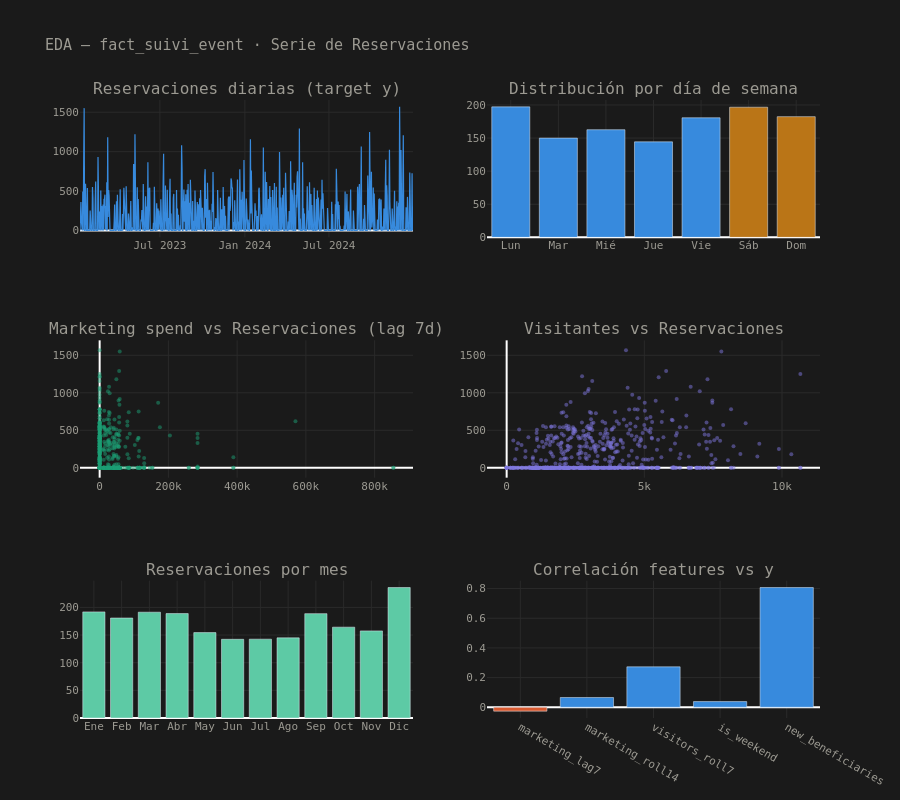

The cell this chart's notebook holds for it:
### Markdown cell above
## 06 · EDA — Exploración Visual

### Code cell
fig = make_subplots(
    rows=3, cols=2,
    subplot_titles=[
        'Reservaciones diarias (target y)',
        'Distribución por día de semana',
        'Marketing spend vs Reservaciones (lag 7d)',
        'Visitantes vs Reservaciones',
        'Reservaciones por mes',
        'Correlación features vs y',
    ]
)

DOW_NAMES = ['Lun','Mar','Mié','Jue','Vie','Sáb','Dom']

# 1 · Serie histórica
fig.add_trace(go.Scatter(
    x=df_feat['ds'], y=df_feat['y'],
    mode='lines', line=dict(color='#378ADD', width=1.2),
    name='reservaciones'
), row=1, col=1)

# 2 · Box por día de semana
dow_means = df_feat.groupby('dow')['y'].mean().reset_index()
fig.add_trace(go.Bar(
    x=[DOW_NAMES[d] for d in dow_means['dow']],
    y=dow_means['y'],
    marker_color=['#BA7517' if d >= 5 else '#378ADD' for d in dow_means['dow']],
    showlegend=False
), row=1, col=2)

# 3 · Marketing lag vs y
fig.add_trace(go.Scatter(
    x=df_feat['marketing_lag7'], y=df_feat['y'],
    mode='markers', marker=dict(color='#1D9E75', size=4, opacity=0.5),
    showlegend=False
), row=2, col=1)

# 4 · Visitantes vs y
fig.add_trace(go.Scatter(
    x=df_feat['visitors_roll7'], y=df_feat['y'],
    mode='markers', marker=dict(color='#7F77DD', size=4, opacity=0.5),
    showlegend=False
), row=2, col=2)

# 5 · Box por mes
month_means = df_feat.groupby('month')['y'].mean().reset_index()
MONTHS = ['Ene','Feb','Mar','Abr','May','Jun','Jul','Ago','Sep','Oct','Nov','Dic']
fig.add_trace(go.Bar(
    x=[MONTHS[m-1] for m in month_means['month']],
    y=month_means['y'],
    marker_color='#5DCAA5', showlegend=False
), row=3, col=1)

# 6 · Correlaciones
feat_cols = ['marketing_lag7','marketing_roll14','visitors_roll7','is_weekend','new_beneficiaries']
corrs = [df_feat[c].corr(df_feat['y']) for c in feat_cols]
colors = ['#378ADD' if c >= 0 else '#D85A30' for c in corrs]
fig.add_trace(go.Bar(
    x=feat_cols, y=corrs,
    marker_color=colors, showlegend=False
), row=3, col=2)

fig.update_layout(
    height=800,
    title_text='EDA — fact_suivi_event · Serie de Reservaciones',
    paper_bgcolor='#1a1a1a',
    plot_bgcolor='#1a1a1a',
    font=dict(color='#9c9a92', family='monospace', size=11),
    showlegend=False
)
fig.update_xaxes(gridcolor='#2a2a2a')
fig.update_yaxes(gridcolor='#2a2a2a')
fig.show()

### Figure 1 — Plotly figure (JSON) as saved in the notebook; plotly's stock layout.template omitted (floating-point values rounded to 4 significant figures; data arrays with more than 128 entries replaced by an {"elided": "..."} marker saying what was removed)
{"data": [{"line": {"color": "#378ADD", "width": 1.2}, "mode": "lines", "name": "reservaciones", "type": "scatter", "x": {"elided": "722 str values"}, "xaxis": "x", "y": {"elided": "722 float values"}, "yaxis": "y"}, {"marker": {"color": ["#378ADD", "#378ADD", "#378ADD", "#378ADD", "#378ADD", "#BA7517", "#BA7517"]}, "showlegend": false, "type": "bar", "x": ["Lun", "Mar", "Mié", "Jue", "Vie", "Sáb", "Dom"], "xaxis": "x2", "y": [197.1, 149.9, 162.6, 144.3, 180.6, 196.6, 182.3], "yaxis": "y2"}, {"marker": {"color": "#1D9E75", "opacity": 0.5, "size": 4}, "mode": "markers", "showlegend": false, "type": "scatter", "x": {"elided": "722 float values"}, "xaxis": "x3", "y": {"elided": "722 float values"}, "yaxis": "y3"}, {"marker": {"color": "#7F77DD", "opacity": 0.5, "size": 4}, "mode": "markers", "showlegend": false, "type": "scatter", "x": {"elided": "722 float values"}, "xaxis": "x4", "y": {"elided": "722 float values"}, "yaxis": "y4"}, {"marker": {"color": "#5DCAA5"}, "showlegend": false, "type": "bar", "x": ["Ene", "Feb", "Mar", "Abr", "May", "Jun", "Jul", "Ago", "Sep", "Oct", "Nov", "Dic"], "xaxis": "x5", "y": [192.0, 180.8, 191.4, 188.9, 154.5, 142.4, 142.6, 145.0, 188.8, 164.3, 157.6, 236.0], "yaxis": "y5"}, {"marker": {"color": ["#D85A30", "#378ADD", "#378ADD", "#378ADD", "#378ADD"]}, "showlegend": false, "type": "bar", "x": ["marketing_lag7", "marketing_roll14", "visitors_roll7", "is_weekend", "new_beneficiaries"], "xaxis": "x6", "y": [-0.02615, 0.06585, 0.2724, 0.03817, 0.807], "yaxis": "y6"}], "layout": {"annotations": [{"font": {"size": 16}, "showarrow": false, "text": "Reservaciones diarias (target y)", "x": 0.225, "xanchor": "center", "xref": "paper", "y": 1, "yanchor": "bottom", "yref": "paper"}, {"font": {"size": 16}, "showarrow": false, "text": "Distribución por día de semana", "x": 0.775, "xanchor": "center", "xref": "paper", "y": 1, "yanchor": "bottom", "yref": "paper"}, {"font": {"size": 16}, "showarrow": false, "text": "Marketing spend vs Reservaciones (lag 7d)", "x": 0.225, "xanchor": "center", "xref": "paper", "y": 0.6111, "yanchor": "bottom", "yref": "paper"}, {"font": {"size": 16}, "showarrow": false, "text": "Visitantes vs Reservaciones", "x": 0.775, "xanchor": "center", "xref": "paper", "y": 0.6111, "yanchor": "bottom", "yref": "paper"}, {"font": {"size": 16}, "showarrow": false, "text": "Reservaciones por mes", "x": 0.225, "xanchor": "center", "xref": "paper", "y": 0.2222, "yanchor": "bottom", "yref": "paper"}, {"font": {"size": 16}, "showarrow": false, "text": "Correlación features vs y", "x": 0.775, "xanchor": "center", "xref": "paper", "y": 0.2222, "yanchor": "bottom", "yref": "paper"}], "font": {"color": "#9c9a92", "family": "monospace", "size": 11}, "height": 800, "paper_bgcolor": "#1a1a1a", "plot_bgcolor": "#1a1a1a", "showlegend": false, "title": {"text": "EDA — fact_suivi_event · Serie de Reservaciones"}, "xaxis": {"anchor": "y", "domain": [0, 0.45], "gridcolor": "#2a2a2a"}, "xaxis2": {"anchor": "y2", "domain": [0.55, 1], "gridcolor": "#2a2a2a"}, "xaxis3": {"anchor": "y3", "domain": [0, 0.45], "gridcolor": "#2a2a2a"}, "xaxis4": {"anchor": "y4", "domain": [0.55, 1], "gridcolor": "#2a2a2a"}, "xaxis5": {"anchor": "y5", "domain": [0, 0.45], "gridcolor": "#2a2a2a"}, "xaxis6": {"anchor": "y6", "domain": [0.55, 1], "gridcolor": "#2a2a2a"}, "yaxis": {"anchor": "x", "domain": [0.7778, 1], "gridcolor": "#2a2a2a"}, "yaxis2": {"anchor": "x2", "domain": [0.7778, 1], "gridcolor": "#2a2a2a"}, "yaxis3": {"anchor": "x3", "domain": [0.3889, 0.6111], "gridcolor": "#2a2a2a"}, "yaxis4": {"anchor": "x4", "domain": [0.3889, 0.6111], "gridcolor": "#2a2a2a"}, "yaxis5": {"anchor": "x5", "domain": [0, 0.2222], "gridcolor": "#2a2a2a"}, "yaxis6": {"anchor": "x6", "domain": [0, 0.2222], "gridcolor": "#2a2a2a"}}}
